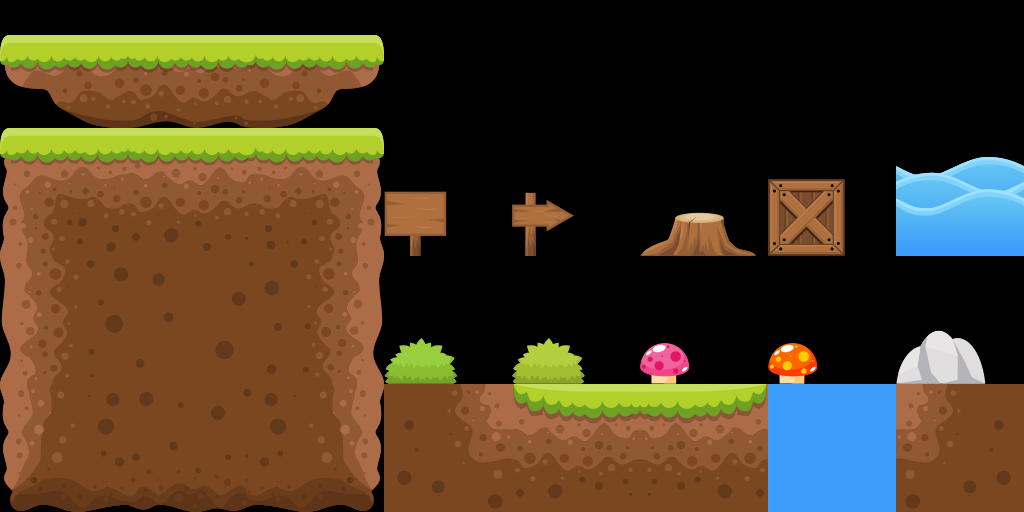

A level layout from a 2D game, rendered from its tile map. Below: a short description, then the map file with its tile-grid data intact:
An orthogonal 8x4 tile map with 128x128 px tiles, 1 tile layer (Tile Layer 1).

<map version="1.0" orientation="orthogonal" renderorder="right-down" width="8" height="4" tilewidth="128" tileheight="128" nextobjectid="1">
 <tileset firstgid="1" source="AtlasNoMipmap.tsx" />
 <layer name="Tile Layer 1" width="8" height="4">
  <data encoding="csv">
13,14,15,0,0,0,0,0,
1,2,3,26,27,29,23,17,
4,5,6,21,22,24,25,28,
12,9,16,10,11,7,18,8
</data>
 </layer>
</map>
